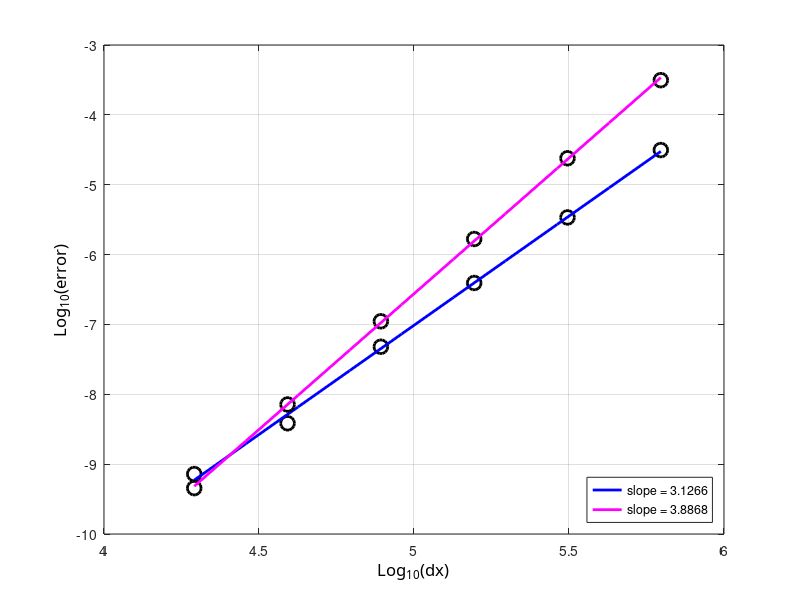

This chart was generated by the following MATLAB code:
clc; clear all; close all;

radius=6371220;
N=[16 32 64 128 256 512];
dx=2*pi*radius./(4*N);
%e1=[1.8475*10^-5 2.0130*10^-6 2.1919*10^-7 2.4346*10^-8 2.9159*10^-9 3.5643*10^-10];
%e1=[5.0425*10^-3 3.9160*10^-4 3.1917*10^-5 2.2341*10^-6 1.4700*10^-7 9.4165*10^-9];
%e2=[1.8636*10^-4 1.3545*10^-5 9.7564*10^-7 6.5592*10^-8 4.2563*10^-9 2.7115*10^-10];
e1=[3.1349*10^-5 3.4020*10^-6 3.9216*10^-7 4.7945*10^-8 3.8473*10^-9 7.2161*10^-10];
% e1=[1.1437*10^-2 9.7399*10^-4 6.6478*10^-5 4.2363*10^-6 2.6521*10^-7 1.6554*10^-8];
e2=[3.1368*10^-4 2.3910*10^-5 1.6716*10^-6 1.1088*10^-7 7.1437*10^-9 4.5361*10^-10];

ldx=log10(dx);
le1=log10(e1);
le2=log10(e2);

%% plot 1
figure(11); 
%% curve 1
hl1=plot(ldx,le1,'ok');
set(hl1,'LineWidth',2.0);
set(hl1,'MarkerSize',10);
set(hl1,'MarkerEdgeColor','k');

hold on;
[a1,b1]=polyfit(ldx,le1,1);
tt=linspace(min(ldx),max(ldx),10);
lsq1=a1(2)+a1(1)*tt;
% %% courbes...
hlf1=plot(tt,lsq1,'-b');
set(hlf1,'LineWidth',2.0);


%% curve 2
hl1=plot(ldx,le2,'ok');
set(hl1,'LineWidth',2.0);
set(hl1,'MarkerSize',10);
set(hl1,'MarkerEdgeColor','k');

hold on;
[a2,b1]=polyfit(ldx,le2,1);
tt=linspace(min(ldx),max(ldx),10);
lsq1=a2(2)+a2(1)*tt;
% %% courbes...
hlf2=plot(tt,lsq1,'-m');
set(hlf2,'LineWidth',2.0);

ha=gca;
xa=get(gca,'Xlabel');
set(ha,'Xgrid','on');
set(xa,'String','Log_{10}(dx)');
set (xa,'FontName','Calibri');
set(xa,'FontSize',12);

% ylabel
ha=gca;
ya=get(gca,'Ylabel');
set(ha,'Ygrid','on');
set(ya,'String','Log_{10}(error)');
set (ya,'FontName','Calibri');
set(ya,'FontSize',12);

%% legend
legend([hlf1,hlf2],{['slope = ' num2str(a1(1))],['slope = ' num2str(a2(1))]},'Location','SouthEast')
